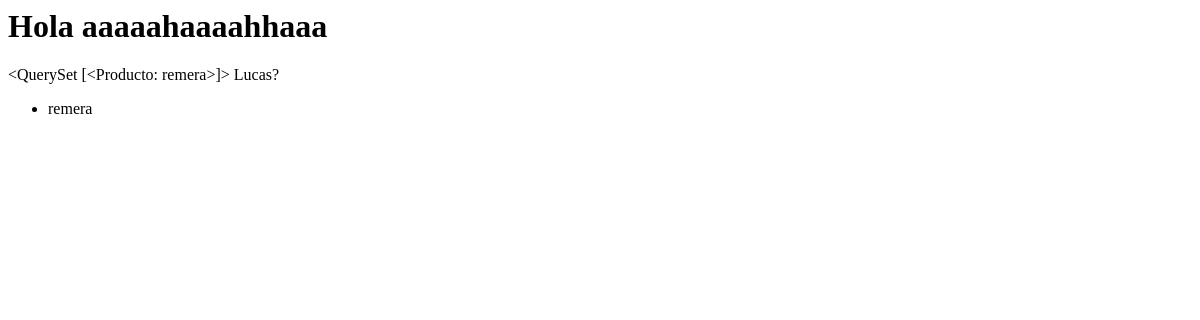
Before: / with the older database file.
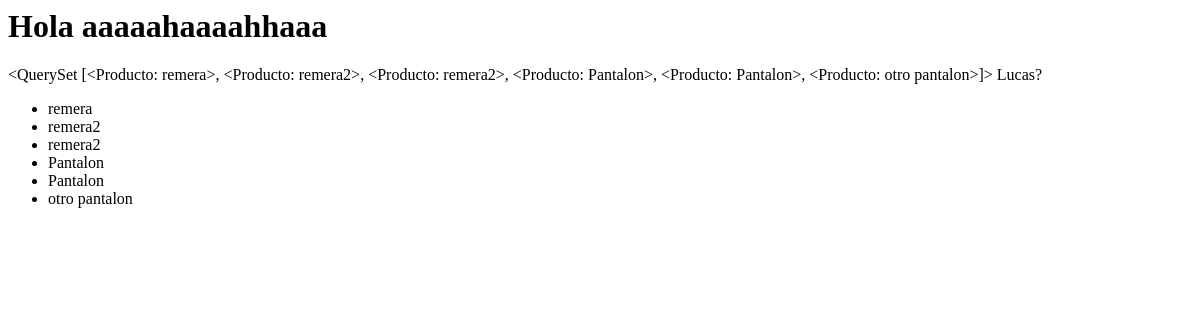
After: the same page with the newer database file.
### productosP/models.py (models this page shows)
class Producto(models.Model):
    nombre = models.CharField(max_length=255)
    precio = models.DecimalField(max_digits=6, decimal_places=2)
    descripcion = models.TextField()
    def __str__(self):
        return self.nombre

### catalogoP0/views.py (the view)
# urls.py: path('', views.mifuncion_inicio, name="index")
def mifuncion_inicio(request):
    template_name = "index.html"
    """
    #========================================
    # query en django utilizando orm

    p= Producto.objects.create(
        nombre= "Pantalon",
        precio= 2000,
        descripcion= "Pantalon azul"
    )
    """
    productos = Producto.objects.all()
    contexto = {
        'productos' : productos,
        'nombre' : "Lucas?"
    }
    return render(request, template_name, contexto)

### templates/index.html
<h1> Hola aaaaahaaaahhaaa </h1>
{{productos}}
{{nombre}}
<ul>
{% for producto in productos %}
    <li>{{producto.nombre}}</li>
{% endfor %}
</ul>

Changed rows visible on the page:
computed for Producto "remera": nombre.nombre "<QuerySet [<Producto: remera>]>" → "<QuerySet [<Producto: remera>, <Producto: remera2>, <Producto: remera2>, <Producto: Pantalon>, <Producto: Pantalon>, <Producto: otro pantalon>]>"
added Producto: nombre "remera2"
added Producto: nombre "remera2"
added Producto: nombre "Pantalon"
added Producto: nombre "Pantalon"
added Producto: nombre "otro pantalon"
